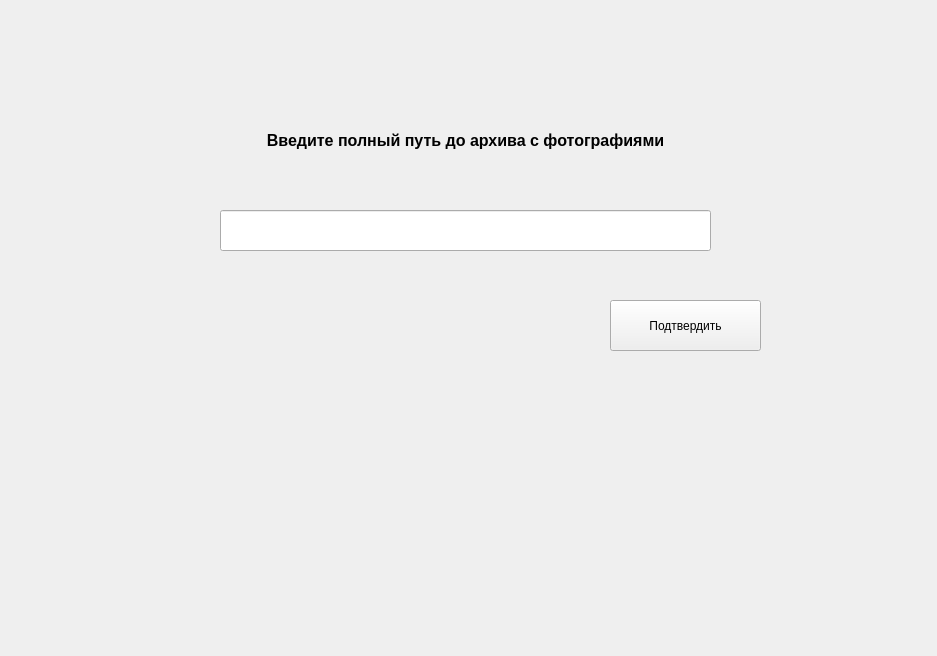
<?xml version="1.0" encoding="UTF-8"?>
<ui version="4.0">
 <class>Form</class>
 <widget class="QWidget" name="Form">
  <property name="geometry">
   <rect>
    <x>0</x>
    <y>0</y>
    <width>937</width>
    <height>656</height>
   </rect>
  </property>
  <property name="windowTitle">
   <string>Form</string>
  </property>
  <widget class="QLabel" name="label">
   <property name="geometry">
    <rect>
     <x>10</x>
     <y>120</y>
     <width>911</width>
     <height>41</height>
    </rect>
   </property>
   <property name="font">
    <font>
     <pointsize>12</pointsize>
     <weight>75</weight>
     <bold>true</bold>
    </font>
   </property>
   <property name="text">
    <string>Введите полный путь до архива с фотографиями</string>
   </property>
   <property name="alignment">
    <set>Qt::AlignCenter</set>
   </property>
  </widget>
  <widget class="QLineEdit" name="path">
   <property name="geometry">
    <rect>
     <x>220</x>
     <y>210</y>
     <width>491</width>
     <height>41</height>
    </rect>
   </property>
  </widget>
  <widget class="QLabel" name="logo">
   <property name="geometry">
    <rect>
     <x>140</x>
     <y>390</y>
     <width>651</width>
     <height>211</height>
    </rect>
   </property>
   <property name="text">
    <string/>
   </property>
  </widget>
  <widget class="QPushButton" name="confirm">
   <property name="geometry">
    <rect>
     <x>610</x>
     <y>300</y>
     <width>151</width>
     <height>51</height>
    </rect>
   </property>
   <property name="text">
    <string>Подтвердить</string>
   </property>
  </widget>
 </widget>
 <resources/>
 <connections/>
</ui>
